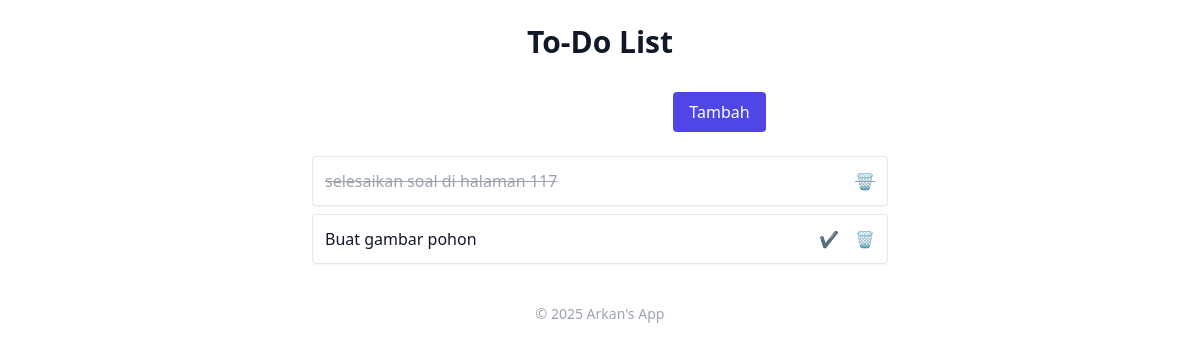
The app's page /, older data.
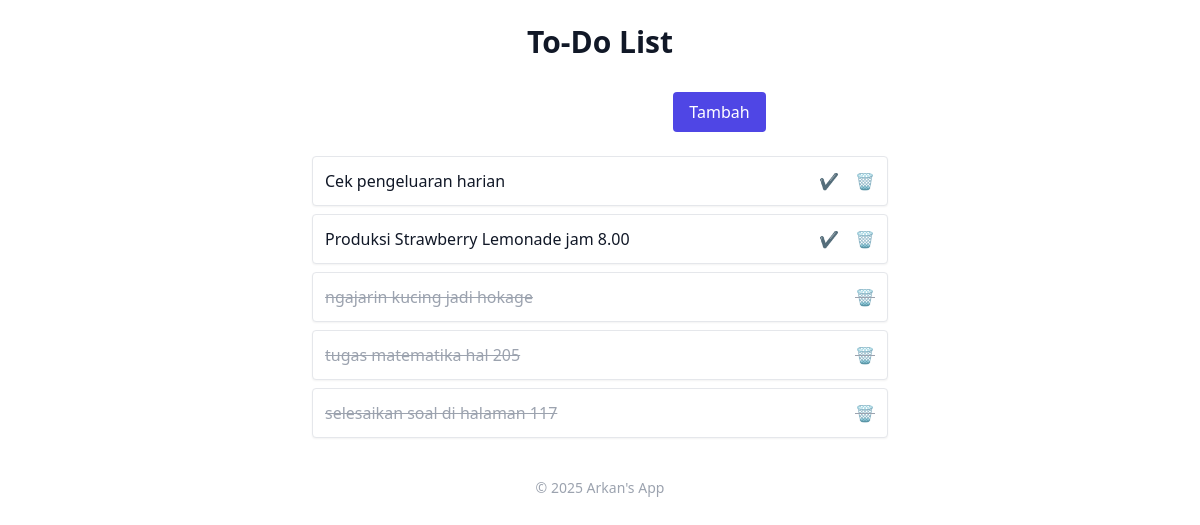
The same page, newer data.
### todolist/models.py (models this page shows, shortened)
class Task(models.Model):
    title = models.CharField(max_length=200)
    completed = models.BooleanField(default=False)

### todolist/views.py (the view)
# urls.py: path('', views.task_list, name='task_list'),
def task_list(request):
    tasks = Task.objects.all().order_by('-id')
    if request.method == 'POST':
        form = TaskForm(request.POST)
        if form.is_valid():
            form.save()
            return redirect('task_list')
    else:
        form = TaskForm()
    return render(request, 'todolist/task_list.html', {'tasks': tasks, 'form': form})

### todolist/forms.py
class TaskForm(forms.ModelForm):
    class Meta:
        model = Task
        fields = ['title', 'completed']

### templates/todolist/task_list.html (shortened to what this page needs)
{% extends 'todolist/base.html' %}
{% block content %}
<div class="max-w-xl mx-auto space-y-6">
  <form method="post" class="mt-6 flex justify-center items-center gap-2">
    {{ form.title }}
    <button type="submit" class="bg-indigo-600 text-white px-4 py-2 rounded">Tambah</button>
  </form>
  <ul class="space-y-2">
    {% for task in tasks %}
      <li class="flex justify-between items-center p-3 border rounded shadow-sm bg-white dark:bg-gray-800 {% if task.completed %}line-through text-gray-400{% endif %}">
        <span>{{ task.title }}</span>
        <div class="space-x-3">
          {% if not task.completed %}
            <a href="{% url 'complete_task' task.id %}" class="text-green-600 hover:underline">✔️</a>
          {% endif %}
          <a href="{% url 'delete_task' task.id %}" onclick="return confirm('Mang ea pen di hapus?')" class="text-red-600 hover:underline">🗑️</a>
        </div>
      </li>
    {% empty %}
      <li class="text-center text-gray-500">Tidak ada tugas</li>
    {% endfor %}
  </ul>
</div>
{% endblock %}

### templates/todolist/base.html (shortened to what this page needs)
<!DOCTYPE html>
<html lang="id" data-theme="light">
<head>
  <script src="https://cdn.tailwindcss.com"></script>
</head>
<body class="min-h-screen bg-white dark:bg-gray-900 text-gray-900 dark:text-white p-6">
  <header class="mb-8">
    <h1 class="text-3xl font-bold text-center">To-Do List</h1>
  </header>
  <main>
    {% block content %}
    {% endblock %}
  </main>
  <footer class="mt-10 text-center text-sm text-gray-400">
    &copy; 2025 Arkan's App
  </footer>
</body>
</html>

Row changes from the older to the newer data that the page shows:
removed Task: title "Buat gambar pohon", completed False (drawn)
added Task: title "Cek pengeluaran harian", completed False (drawn)
added Task: title "Produksi Strawberry Lemonade jam 8.00", completed False (drawn)
added Task: title "ngajarin kucing jadi hokage", completed True (drawn)
added Task: title "tugas matematika hal 205", completed True (drawn)
